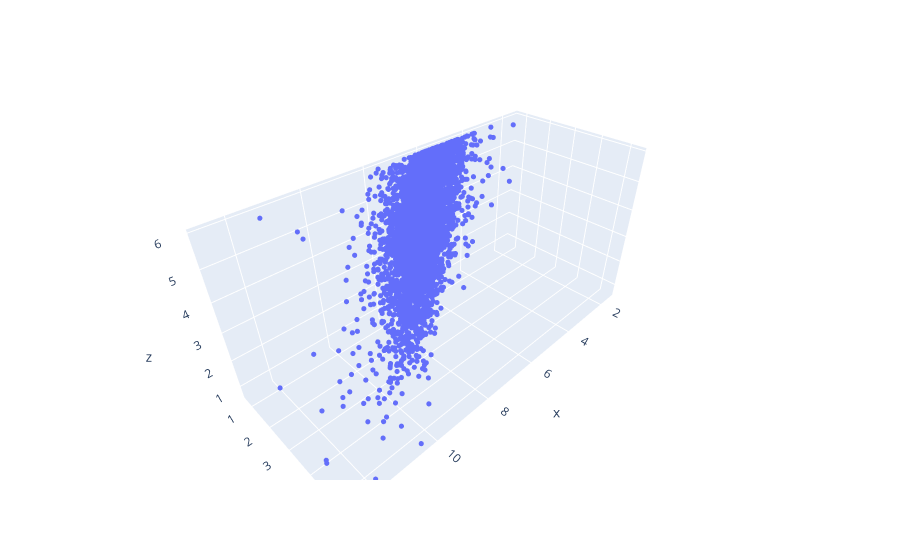

Notebook code for this chart:
### Markdown cell above
La distribution obtenue ne semble correspondre à aucune loi usuelle. Observons maintenant, sur une surface 3D, les trois variables qui constituent déjà une base pour un algorithme de segmentation client.

### Code cell
import plotly.express as px
import numpy as np

fig = px.scatter_3d(
    data,
    x=np.log1p(data["montant_total"]),
    y=np.log1p(data["nb_transaction"]),
    z=np.log1p(data["recence"]),
)

fig.update_traces(marker_size=3)

fig.show()

### Figure 1 — Plotly figure (JSON) as saved in the notebook; plotly's stock layout.template omitted (floating-point values rounded to 4 significant figures; data arrays with more than 128 entries replaced by an {"elided": "..."} marker saying what was removed)
{"data": [{"hovertemplate": "x=%{x}<br>y=%{y}<br>z=%{z}<extra></extra>", "legendgroup": "", "marker": {"color": "#636efa", "size": 3, "symbol": "circle"}, "mode": "markers", "name": "", "scene": "scene", "showlegend": false, "type": "scatter3d", "x": {"elided": "4338 float values"}, "y": {"elided": "4338 float values"}, "z": {"elided": "4338 float values"}}], "layout": {"legend": {"tracegroupgap": 0}, "margin": {"t": 60}, "scene": {"domain": {"x": [0, 1], "y": [0, 1]}, "xaxis": {"title": {"text": "x"}}, "yaxis": {"title": {"text": "y"}}, "zaxis": {"title": {"text": "z"}}}}}
